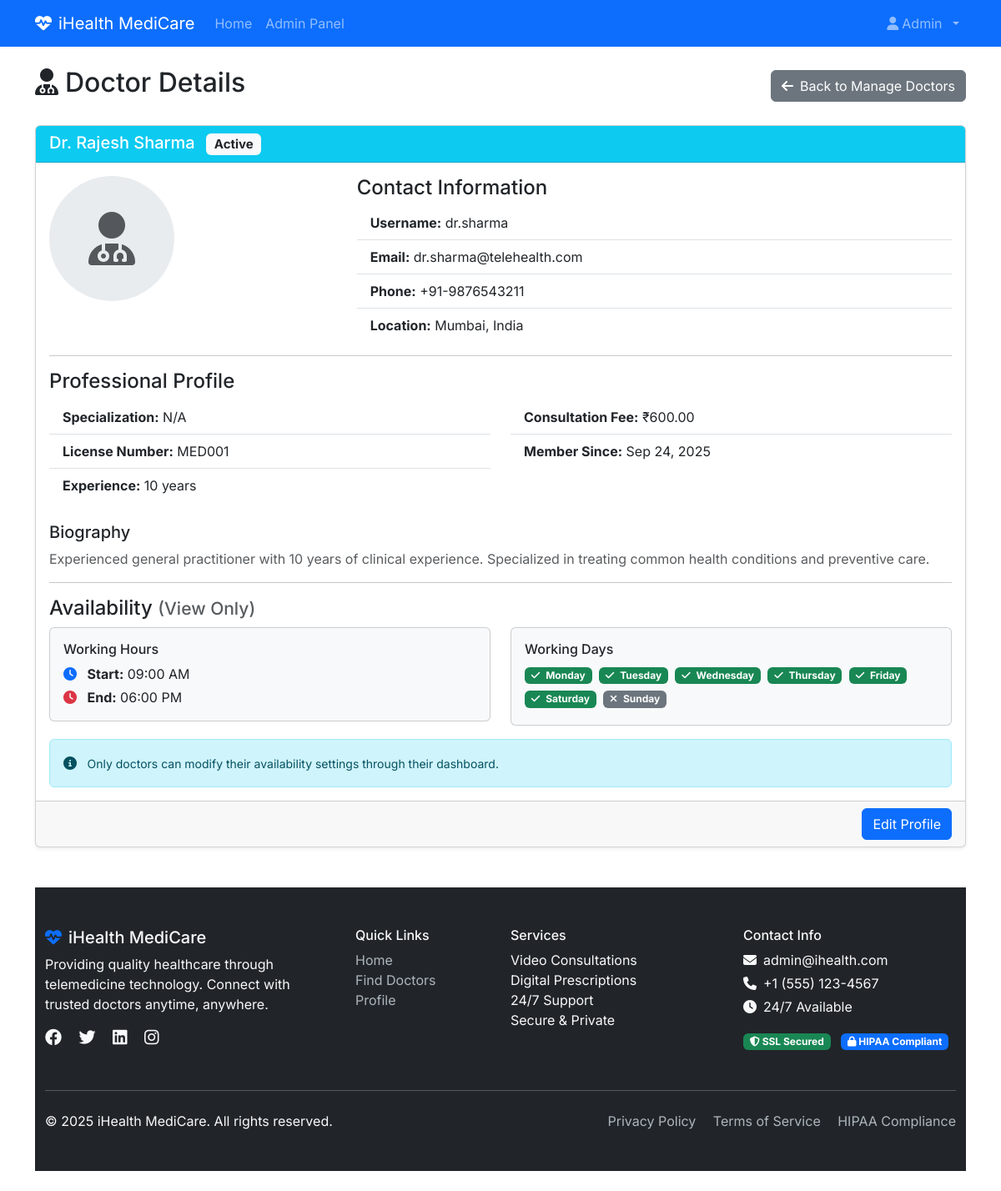
/admin/view_doctor.php?id=2 (signed in), run on the app's committed database.
### tables this page shows
CREATE TABLE doctor_profiles (
    id INT PRIMARY KEY AUTO_INCREMENT,
    user_id INT UNIQUE NOT NULL,
    specialization_id INT NOT NULL,
    license_number VARCHAR(100) UNIQUE NOT NULL,
    experience_years INT DEFAULT 0,
    qualification TEXT NOT NULL,
    consultation_fee DECIMAL(10,2) NOT NULL DEFAULT 500.00,
    bio TEXT,
    languages VARCHAR(200) DEFAULT 'English, Hindi',
    availability_start TIME DEFAULT '09:00:00',
    availability_end TIME DEFAULT '18:00:00',
    available_days VARCHAR(255) DEFAULT 'monday,tuesday,wednesday,thursday,friday,saturday' COMMENT 'Comma-separated list of available days',
    rating DECIMAL(3,2) DEFAULT 0.00,
    total_reviews INT DEFAULT 0,
    clinic_name VARCHAR(200),
    clinic_address TEXT,
    is_verified BOOLEAN DEFAULT FALSE,
    created_at TIMESTAMP DEFAULT CURRENT_TIMESTAMP,
    updated_at TIMESTAMP DEFAULT CURRENT_TIMESTAMP ON UPDATE CURRENT_TIMESTAMP,

    FOREIGN KEY (user_id) REFERENCES users(id) ON DELETE CASCADE,
    FOREIGN KEY (specialization_id) REFERENCES specializations(id) ON DELETE RESTRICT,
    INDEX idx_specialization (specialization_id),
    INDEX idx_rating (rating),
    INDEX idx_fee (consultation_fee)
);

CREATE TABLE users (
    id INT PRIMARY KEY AUTO_INCREMENT,
    username VARCHAR(50) UNIQUE NOT NULL,
    email VARCHAR(100) UNIQUE NOT NULL,
    password VARCHAR(255) NOT NULL,
    role ENUM('admin', 'doctor', 'patient') NOT NULL,
    first_name VARCHAR(50) NOT NULL,
    last_name VARCHAR(50) NOT NULL,
    phone VARCHAR(20),
    profile_picture VARCHAR(255),
    address TEXT,
    city VARCHAR(100),
    state VARCHAR(100),
    country VARCHAR(100) DEFAULT 'India',
    postal_code VARCHAR(20),
    date_of_birth DATE,
    gender ENUM('male', 'female', 'other'),
    status ENUM('active', 'inactive', 'suspended') DEFAULT 'active',
    email_verified BOOLEAN DEFAULT FALSE,
    created_at TIMESTAMP DEFAULT CURRENT_TIMESTAMP,
    updated_at TIMESTAMP DEFAULT CURRENT_TIMESTAMP ON UPDATE CURRENT_TIMESTAMP,

    INDEX idx_role (role),
    INDEX idx_status (status),
    INDEX idx_email (email)
);

### admin/view_doctor.php (the view, shortened to what this page needs)
<?php
require_once '../includes/db_connect.php';
$error = '';
$doctor = null;
$doctor_id = isset($_GET['id']) ? (int)$_GET['id'] : 0;
try {
    $stmt = $db->prepare("
        SELECT u.*, dp.* FROM users u
        LEFT JOIN doctor_profiles dp ON u.id = dp.user_id
        WHERE u.id = ? AND u.role = 'doctor'
    ");
    $stmt->execute([$doctor_id]);
    $doctor = $stmt->fetch();
} catch (PDOException $e) {
    $error = 'Database error: ' . $e->getMessage();
}
require_once '../includes/header.php';
?>
<div class="d-flex justify-content-between align-items-center mb-4">
    <h2><i class="fas fa-user-md me-2"></i>Doctor Details</h2>
    <a href="manage_doctors.php" class="btn btn-secondary">
        <i class="fas fa-arrow-left me-2"></i>Back to Manage Doctors
    </a>
</div>
<?php if ($error): ?>
    <div class="alert alert-danger"><?php echo $error; ?></div>
<?php elseif ($doctor): ?>
    <div class="card shadow-sm">
        <div class="card-header bg-info text-white">
            <h5 class="mb-0">
                Dr. <?php echo htmlspecialchars($doctor['first_name'] . ' ' . $doctor['last_name']); ?>
                <span class="badge bg-light text-dark ms-2"><?php echo ucfirst($doctor['status']); ?></span>
            </h5>
        </div>
        <div class="card-body">
            <div class="row">
                <div class="col-md-4">
                    <div class="text-center">
                        <?php if (!empty($doctor['profile_picture'])): ?>
                            <img src="<?php echo getAssetUrl('images/' . htmlspecialchars($doctor['profile_picture'])); ?>"
                                 alt="Profile Picture" class="img-thumbnail rounded-circle mb-3" style="width: 150px; height: 150px;">
                        <?php else: ?>
                            <div class="avatar-placeholder rounded-circle d-flex align-items-center justify-content-center mb-3"
                                 style="width: 150px; height: 150px; background-color: #e9ecef;">
                                <i class="fas fa-user-md fa-4x text-muted"></i>
                            </div>
                        <?php endif; ?>
                    </div>
                </div>
                <div class="col-md-8">
                    <h4>Contact Information</h4>
                    <ul class="list-group list-group-flush">
                        <li class="list-group-item"><strong>Username:</strong> <?php echo htmlspecialchars($doctor['username']); ?></li>
                        <li class="list-group-item"><strong>Email:</strong> <?php echo htmlspecialchars($doctor['email']); ?></li>
                        <li class="list-group-item"><strong>Phone:</strong> <?php echo htmlspecialchars($doctor['phone'] ?? 'N/A'); ?></li>
                        <li class="list-group-item"><strong>Location:</strong>
                            <?php
                                $location = array_filter([$doctor['city'], $doctor['state'], $doctor['country']]);
                                echo !empty($location) ? htmlspecialchars(implode(', ', $location)) : 'N/A';
                            ?>
                        </li>
                    </ul>
                </div>
            </div>
            <hr>
            <h4>Professional Profile</h4>
            <div class="row">
                <div class="col-md-6">
                    <ul class="list-group list-group-flush">
                        <li class="list-group-item"><strong>Specialization:</strong> <?php echo htmlspecialchars($doctor['specialization'] ?? 'N/A'); ?></li>
                        <li class="list-group-item"><strong>License Number:</strong> <?php echo htmlspecialchars($doctor['license_number'] ?? 'N/A'); ?></li>
                        <li class="list-group-item"><strong>Experience:</strong> <?php echo $doctor['experience_years'] ? htmlspecialchars($doctor['experience_years']) . ' years' : 'N/A'; ?></li>
                    </ul>
                </div>
                <div class="col-md-6">
                    <ul class="list-group list-group-flush">
                        <li class="list-group-item"><strong>Consultation Fee:</strong> ₹<?php echo $doctor['consultation_fee'] ? number_format($doctor['consultation_fee'], 2) : '0.00'; ?></li>
                        <li class="list-group-item"><strong>Member Since:</strong> <?php echo date('M d, Y', strtotime($doctor['created_at'])); ?></li>
                    </ul>
                </div>
            </div>
             <div class="mt-4">
                <h5>Biography</h5>
                <p class="text-muted"><?php echo !empty($doctor['bio']) ? nl2br(htmlspecialchars($doctor['bio'])) : 'No biography provided.'; ?></p>
            </div>
            <hr>
            <h4>Availability <small class="text-muted">(View Only)</small></h4>
            <div class="row">
                <div class="col-md-6">
                    <div class="card bg-light">
                        <div class="card-body">
                            <h6 class="card-title">Working Hours</h6>
                            <p class="mb-1">
                                <i class="fas fa-clock text-primary me-2"></i>
                                <strong>Start:</strong> <?php echo !empty($doctor['availability_start']) ? date('h:i A', strtotime($doctor['availability_start'])) : 'Not set'; ?>
                            </p>
                            <p class="mb-0">
                                <i class="fas fa-clock text-danger me-2"></i>
                                <strong>End:</strong> <?php echo !empty($doctor['availability_end']) ? date('h:i A', strtotime($doctor['availability_end'])) : 'Not set'; ?>
                            </p>
                        </div>
                    </div>
                </div>
                <div class="col-md-6">
                    <div class="card bg-light">
                        <div class="card-body">
                            <h6 class="card-title">Working Days</h6>
                            <?php
                            $available_days = $doctor['available_days'] ?? 'monday,tuesday,wednesday,thursday,friday,saturday';
                            $days_array = explode(',', $available_days);
                            $all_days = ['monday', 'tuesday', 'wednesday', 'thursday', 'friday', 'saturday', 'sunday'];
                            foreach ($all_days as $day):
                                $is_available = in_array(trim($day), array_map('trim', $days_array));
                            ?>
                                <span class="badge <?php echo $is_available ? 'bg-success' : 'bg-secondary'; ?> me-1 mb-1">
                                    <i class="fas <?php echo $is_available ? 'fa-check' : 'fa-times'; ?> me-1"></i>
                                    <?php echo ucfirst($day); ?>
                                </span>
                            <?php endforeach; ?>
                        </div>
                    </div>
                </div>
            </div>
            <div class="alert alert-info mt-3 mb-0">
                <i class="fas fa-info-circle me-2"></i>
                <small>Only doctors can modify their availability settings through their dashboard.</small>
            </div>
        </div>
        <div class="card-footer text-end">
            <a href="edit_doctor.php?id=<?php echo $doctor['id']; ?>" class="btn btn-primary">Edit Profile</a>
        </div>
    </div>
<?php endif; ?>
<?php require_once '../includes/footer.php'; ?>

### assets/css/style.css (style rules this page uses)
body { font-family: 'Inter', sans-serif; }

### data on the page
doctor_profiles: user.last_name "Rajesh Sharma", user.status "Active", user.username "dr.sharma", user.email "dr.sharma@telehealth.com", user.phone "+91-9876543211", license_number "MED001", experience_years "10", consultation_fee "600.00", created_at "Sep 24, 2025", bio "Experienced general practitioner with 10 years of clinical experience. Specialized in treating common health conditions and preventive care.", availability_start "09:00 AM", availability_end "06:00 PM"

### other printed values
SITE_NAME "iHealth MediCare"
$_SESSION['first_name'] "Admin"
implode(', ', $location) "Mumbai, India"
$doctor['specialization'] "N/A"
$day "Monday"
$day "Tuesday"
$day "Wednesday"
$day "Thursday"
$day "Friday"
$day "Saturday"
$day "Sunday"
ADMIN_EMAIL "admin@ihealth.com"
